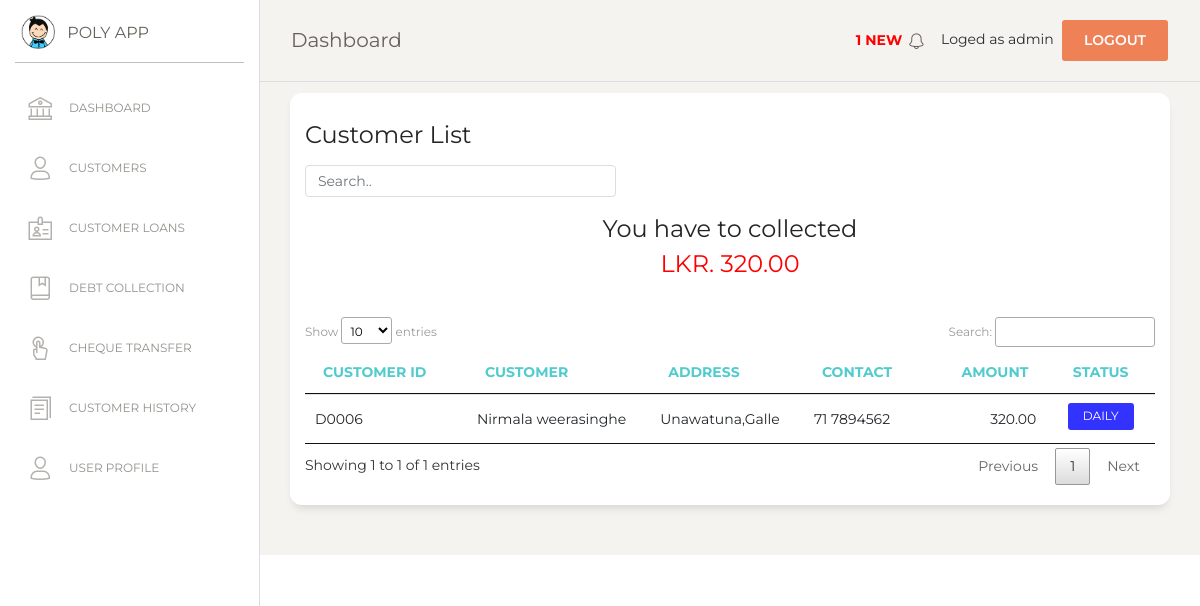
Page /customer_list.php (signed in) on the committed database.
### tables this page shows
CREATE TABLE `loan` (
  `loan_no` int(7) NOT NULL,
  `l_date` date NOT NULL,
  `amount` double(10,2) NOT NULL,
  `interest` int(5) NOT NULL,
  `l_method` varchar(25) NOT NULL,
  `total_amt` double(10,2) NOT NULL,
  `installment_value` double(10,2) NOT NULL,
  `no_of_installments` int(11) NOT NULL,
  `int_val` double(10,2) NOT NULL,
  `cust_id` varchar(10) NOT NULL,
  `i_date` varchar(30) NOT NULL,
  `l_status` tinyint(4) NOT NULL
);

CREATE TABLE `customer` (
  `cust_id` varchar(10) NOT NULL,
  `type` varchar(20) NOT NULL,
  `name` varchar(100) NOT NULL,
  `address` varchar(150) NOT NULL,
  `contact` varchar(15) NOT NULL
);

### card.php (called while the page is built, shortened)
<?php
	$con = mysqli_connect(DB_HOSTNAME,DB_USERNAME,DB_PASSWORD);
  	mysqli_select_db($con,DB_NAME);
	$currentDay = new DateTime(null, new DateTimeZone('Asia/Colombo'));
	$today = $currentDay->format('Y-m-d');
	$today_collect = mysqli_query($con, "SELECT SUM(int_val) as tot_interest, SUM(installment_value)as tot_installements FROM loan L LEFT JOIN loan_installement I ON L.loan_no=I.loan_no WHERE L.i_date='$today' OR I.next_idate ='$today'");
	$tot = mysqli_fetch_array($today_collect);
		$int_collect  = $tot['tot_interest'];
		$inst_collect = $tot['tot_installements'];
		$total_collect = $int_collect+$inst_collect;
	if(empty($total_collect)){
		$card_3 = number_format(0,2,".",",");
	}else{
		$card_3 = number_format($total_collect,2,".",",");
	}
?>

### customer_list.php (the view, shortened to what this page needs)
<?php
if (!isset($_SESSION['loged_user'])) {
    header('location: login.php');
}else {
?>
<!DOCTYPE html>
<html lang="en">
<?php  include('./include/head.php');   ?>
<body class="">
  <div class="wrapper ">
    <?php include("include/sidebar.php"); ?>
    <div class="main-panel">
      <?php include('include/nav.php');  ?>
      <div class="content">
      <div class="row">
          <div class="col-md-12">
            <div class="card">
              <div class="row">
              <div class="col-md-9">
              <div class="card-header">
                <h4 class="card-title"> Customer List</h4>
                <input class="form-control myInput" id="myInput" type="text" placeholder="Search..">
              </div>
              </div>
              </div>
              <div class="card-body">
                <?php
                include("card.php");
                ?>
                <center><h4 style="margin-top: 0px;">You have to collected <br> <font color="red">LKR. <?php echo $card_3;?></font></h4></center> <br>
                <div class="table-responsive">
                  <table class="table" id="myTable">
                    <thead class="text-primary">
                      <th>                    Customer ID</th>
                      <th>                    Customer</th>
                      <th>                    Address</th>
                      <th>                    Contact</th>
                      <th class="text-right"> Amount</th>
                      <th class="text-center">Status</th>
                    </thead>
                    <tbody>
                      <?php
                      $currentDay1 = new DateTime(null, new DateTimeZone('Asia/Colombo'));
                      $today1 = $currentDay1->format('Y-m-d');
                      $sql=mysqli_query($con, "SELECT L.cust_id,L.l_method,L.int_val,L.installment_value FROM loan L LEFT JOIN loan_installement I ON L.loan_no=I.loan_no WHERE L.i_date='$today1' OR I.next_idate ='$today1'");
                      $numRows = mysqli_num_rows($sql);
                      if($numRows > 0) {
                        while($row = mysqli_fetch_assoc($sql)) {
                          $customer_id = $row['cust_id'];
                          $get_customer =mysqli_query($con,"SELECT * FROM customer WHERE cust_id='$customer_id'");
                          $cust_data = mysqli_fetch_array($get_customer);
                          ?>
                        <tr>
                          <td> <?php echo $row['cust_id'] ?>       </td>
                          <td> <?php echo $cust_data['name'] ?>  </td>
                          <td> <?php echo $cust_data['address'] ?> </td>
                          <td> <?php echo $cust_data['contact'] ?> </td>
                          <td class="text-right">
                          <?php
                          if($row['l_method']=='Daily'){
                            $amount = $row['installment_value'];
                          }else{
                            $amount = $row['int_val'];
                          }
                           echo number_format($amount,2,".",",") ?>
                          </td>
                          <td class="text-center">
                            <?php
                            $state = $row['l_method'];
                              if($state=='Daily'){
                                echo '<label class="btn-sm" style="background-color:#3333ff; border: 0px; color: #ffffff; font-size: 12px; padding-top: 4px;">'."DAILY".'</label>';
                              }else{
                                echo '<label class="btn-sm" style="background-color:#ff4d4d; border: 0px; color: #ffffff; font-size: 12px; padding-top: 4px;">'."MONTHLY".'</label>';
                              }
                            ?>
                          </td>
                        </tr>
                    </tbody>
                           <?php
                        }
                      }
                    ?>
                    </table>
                </div>
              </div>
            </div>
          </div>
          </div>
        </div>
      </div>
       <?php include('include/footer.php');  ?>
    </div>
</body>
</html>
<?php
}
?>

### assets/demo/demo.css (style rules this page uses)
.myInput { width: 50% !important; }

### rows in the picture
loan: cust "D0006", cust.name "Nirmala weerasinghe", cust.address "Unawatuna,Galle", cust.contact "71 7894562", installment_value "320.00", l_method "DAILY"

### other values in the picture
$numRows "1"
$_SESSION['loged_user'] "admin"
$card_3 "320.00"
